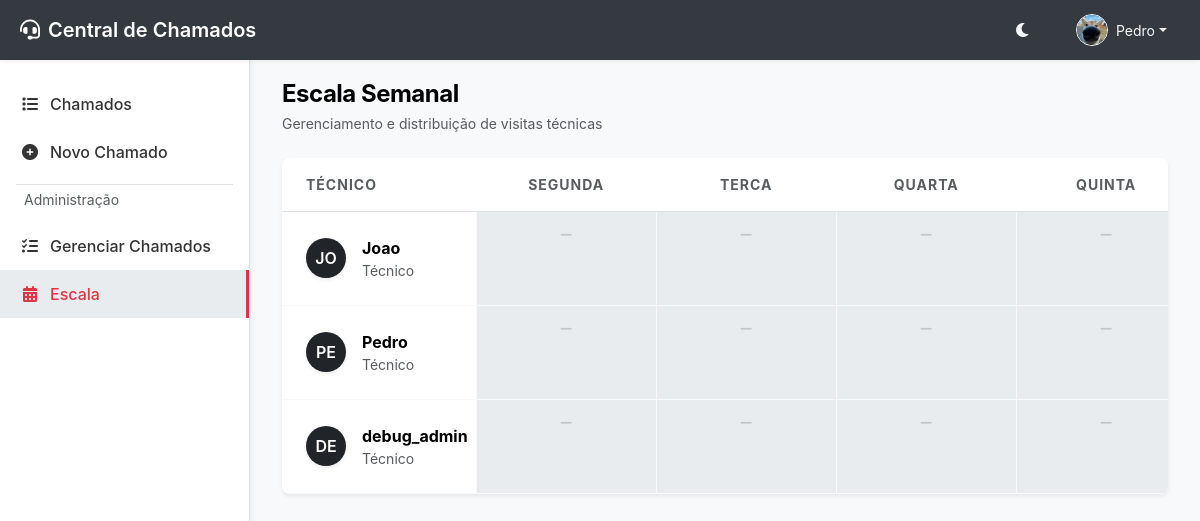
The app's page /escala (signed in) with its own data.
### app/models.py (models this page shows, shortened)
class User(UserMixin, db.Model):
    __tablename__ = 'users'
    id = db.Column(db.Integer, primary_key=True)
    username = db.Column(db.String(64), index=True, unique=True, nullable=False)
    email = db.Column(db.String(120), index=True, unique=True, nullable=False)
    password_hash = db.Column(db.String(256))
    role = db.Column(db.String(20), default='user', index=True) # user, technician, admin, manager, supervisor
    is_technician = db.Column(db.Boolean, default=False, index=True) # Secondary flag to allow admins/managers to act as technicians
    department = db.Column(db.String(100), index=True)
    profile_image = db.Column(db.String(255))
    is_active = db.Column(db.Boolean, default=True, index=True)
    created_at = db.Column(db.DateTime, default=datetime.utcnow)

### app/modules/escala/routes.py (the view)
@escala_bp.route('/escala')
@login_required
def index():
    if current_user.role not in ['admin', 'manager', 'supervisor', 'tecnico']:
        flash('Acesso não autorizado.', 'danger')
        return redirect(url_for('chamados.index'))
    from sqlalchemy import or_
    technicians = User.query.filter(or_(User.role == 'tecnico', User.is_technician == True)).order_by(User.username).all()
    days = ['segunda', 'terca', 'quarta', 'quinta', 'sexta']
    schedule_map = {day: {tech.id: [] for tech in technicians} for day in days}
    schedules = Schedule.query.all()
    for s in schedules:
        if s.day_of_week in schedule_map and s.user_id in schedule_map[s.day_of_week]:
            if s.store: # Check if store exists to avoid NoneType errors
                schedule_map[s.day_of_week][s.user_id].append(s.store)
            else:
                pass
    from app.utils import natural_sort_key
    for day in days:
        for tech in technicians:
            schedule_map[day][tech.id].sort(key=lambda s: natural_sort_key(s.name))
    all_stores = Store.query.all()
    all_stores = sorted(all_stores, key=lambda x: natural_sort_key(x.name))
    return render_template('escala.html',
                           technicians=technicians,
                           days=days,
                           schedule_map=schedule_map,
                           all_stores=all_stores,
                           active_page='escala')

### app/utils.py (called while the page is built)
def natural_sort_key(s):
    if not s:
        return []
    s = str(s).lower()
    return [int(text) if text.isdigit() else text for text in re.split('([0-9]+)', s)]

### app/templates/escala.html (shortened to what this page needs)
{% extends "base.html" %}
{% block content %}
<div class="d-flex justify-content-between align-items-center mb-4">
    <div>
        <h4 class="mb-1 fw-bold text-body-emphasis" style="letter-spacing: -0.5px;">Escala Semanal</h4>
        <p class="text-muted mb-0 small">Gerenciamento e distribuição de visitas técnicas</p>
    </div>
</div>
<div class="card border-0 shadow-sm rounded-3 overflow-hidden">
    <div class="card-body p-0">
        <div class="table-responsive">
            <table class="table table-hover mb-0 align-middle" style="border-collapse: collapse;">
                <thead class="bg-body-tertiary border-bottom">
                    <tr>
                        <th class="py-3 ps-4 text-uppercase text-muted small fw-bold" style="width: 200px; letter-spacing: 1px;">Técnico</th>
                        {% for day in days %}
                        <th class="py-3 text-center text-uppercase text-muted small fw-bold" style="letter-spacing: 1px;">{{ day }}</th>
                        {% endfor %}
                    </tr>
                </thead>
                <tbody>
                    {% for tech in technicians %}
                    <tr class="border-bottom-0">
                        <td class="ps-4 py-4 bg-body border-end border-light">
                            <div class="d-flex align-items-center">
                                <div class="avatar-circle bg-dark text-white rounded-circle d-flex align-items-center justify-content-center shadow-sm" style="width: 40px; height: 40px; font-weight: 600;">
                                    {{ tech.username[:2].upper() }}
                                </div>
                                <div class="ms-3">
                                    <div class="fw-bold text-body-emphasis">{{ tech.username }}</div>
                                    <div class="small text-muted">Técnico</div>
                                </div>
                            </div>
                        </td>
                        {% for day in days %}
                        <td class="py-3 px-2 align-top bg-body-secondary border-start border-light position-relative group-hover-container" style="min-width: 180px;">
                            <div class="d-flex flex-column gap-2 h-100 pb-4">
                                {% if schedule_map[day][tech.id] %}
                                    {% for store in schedule_map[day][tech.id] %}
                                    <div class="p-2 rounded-2 bg-body border shadow-sm d-flex align-items-center transition-hover">
                                        <span class="d-inline-block rounded-circle bg-secondary me-2" style="width: 6px; height: 6px;"></span>
                                        <span class="text-body small fw-medium text-truncate" style="max-width: 150px;">{{ store.name }}</span>
                                    </div>
                                    {% endfor %}
                                {% else %}
                                    <div class="d-flex align-items-center justify-content-center h-100 opacity-25">
                                        <i class="fas fa-minus text-muted small"></i>
                                    </div>
                                {% endif %}
                            </div>
                        </td>
                        {% endfor %}
                    </tr>
                    {% endfor %}
                </tbody>
            </table>
        </div>
    </div>
</div>
{% endblock %}

### app/templates/base.html (shortened to what this page needs)
<!DOCTYPE html>
<html lang="pt-br">
<head>
    <link href="https://cdn.jsdelivr.net/npm/bootstrap@5.3.0/dist/css/bootstrap.min.css" rel="stylesheet">
    <link href="https://cdnjs.cloudflare.com/ajax/libs/font-awesome/6.0.0/css/all.min.css" rel="stylesheet">
    <link rel="stylesheet" href="{{ url_for('static', filename='css/style.css') }}?v=5">
    <link rel="stylesheet" href="{{ url_for('static', filename='css/mobile.css') }}?v=1">
</head>
<body>
    {% if current_user.is_authenticated %}
    <nav class="topbar">
        <div class="brand">
            <i class="fas fa-headset me-2"></i> Central de Chamados
        </div>
        <div class="user-menu">
            <button class="btn btn-link text-light p-0 me-3" id="theme-toggle" title="Alternar Tema">
                <i class="fas fa-moon"></i>
            </button>
            <div class="dropdown">
                <button class="btn btn-link text-light text-decoration-none dropdown-toggle d-flex align-items-center" type="button" id="userDropdown" data-bs-toggle="dropdown" aria-expanded="false">
                    {% if current_user.profile_image %}
                    <img src="{{ url_for('static', filename='uploads/profiles/' + current_user.profile_image) }}" alt="Avatar" class="rounded-circle border border-light" style="width: 32px; height: 32px; object-fit: cover;">
                    {% else %}
                    <i class="fas fa-user-circle fa-lg"></i>
                    {% endif %}
                    <span class="ms-2 small d-none d-md-inline">{{ current_user.username }}</span>
                </button>
            </div>
        </div>
    </nav>
    {% endif %}
    {% if current_user.is_authenticated %}
    <div class="sidebar bg-surface">
        <nav class="nav flex-column">
            <a class="nav-link {% if active_page == 'chamados' %}active{% endif %}" href="{{ url_for('chamados.listar_chamados') }}">
                <i class="fas fa-list"></i> Chamados
            </a>
            <a class="nav-link {% if active_page == 'novo_chamado' %}active{% endif %}" href="{{ url_for('chamados.novo_chamado') }}">
                <i class="fas fa-plus-circle"></i> Novo Chamado
            </a>
            {% if current_user.role in ['admin', 'manager', 'supervisor', 'tecnico'] %}
            <div class="border-top my-2 mx-3 text-muted small px-2 py-1">Administração</div>
            <a class="nav-link {% if active_page == 'gerenciar_chamados' %}active{% endif %}" href="{{ url_for('chamados.gerenciar_chamados') }}">
                <i class="fas fa-tasks"></i> Gerenciar Chamados
            </a>
            {% endif %}
            {% if current_user.role in ['admin', 'manager', 'supervisor', 'tecnico'] %}
            <a class="nav-link {% if active_page == 'escala' %}active{% endif %}" href="{{ url_for('escala.index') }}">
                <i class="fas fa-calendar-alt"></i> Escala
            </a>
            {% endif %}
        </nav>
    </div>
    {% endif %}
    <main class="main-content" {% if not current_user.is_authenticated %}style="margin-left: 0; padding-top: 20px;"{% endif %}>
        <div class="container-fluid">
            {% block content %}{% endblock %}
        </div>
    </main>
</body>
</html>

### records on screen
User: profile_image (picture), username "Pedro", username "PE"
User: username "JO", username "Joao"
User: username "DE", username "debug_admin"

### other values on screen
{{ day }} "SEGUNDA" "TERCA" "QUARTA" "QUINTA"
